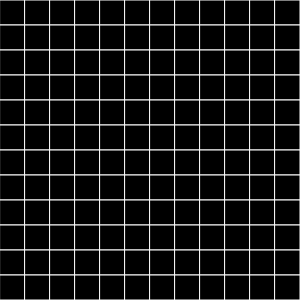
Frame 1 (no input)
Frame 60 (no input): identical to frame 1, image omitted
Frame 120 (the mouse pressed at the canvas centre since frame 60): identical to frame 1, image omitted

The p5.js sketch that drew this single still picture (run headless with seeded random() and noise() and a simulated clock; from frame 60 on, the mouse is pressed at the canvas centre):

// p5.js sketch
// ── sketch.js
let cellSize;
let columns;
let rows;
let board;
let next;
let mainColor = 255;
let accentColor = 0;

// let body = document.getElementsByTagName('body')[0];
// body.style.backgroundColor = `"${toString(accentColor)}"`;

let createBoard = (columns, rows) => {
    let board = new Array(columns);

    for (let i = 0; i < columns; i++) {
        board[i] = new Array(rows);
    }

    return board;
}

function setup() {
    createCanvas(300, 300);

    cellSize = 25;
    columns = floor(width / cellSize);
    rows = floor(width / cellSize);

    board = createBoard(columns, rows);
    next = createBoard(columns, rows);
    init();
}

function draw() {
    background(accentColor);
    stroke(mainColor);
    fill(accentColor);

    for (let i = 0; i < columns; i++) {
        for (let j = 0; j < rows; j++) {
            board[i][j] == 1 ? fill(mainColor) : fill(accentColor);
            rect(i * cellSize, j * cellSize, cellSize, cellSize);
        }
    }
}

function init() {
    for (let i = 0; i < columns; i++) {
        for (let j = 0; j < rows; j++) {
            board[i][j] = 0;
        }
    }
}

function mouseClicked() {
    //input: (mouseX: 90, mouseY: 90)
    let cellClicked = {
        column: floor(mouseX / cellSize),
        row: floor(mouseY / cellSize)
    }
    
    if (cellClicked.column >= 0 && cellClicked.column < columns
        && cellClicked.row >= 0 && cellClicked.row < rows) {
        // console.log(cellClicked.column, cellClicked.row);
        board[cellClicked.column][cellClicked.row] = 1 - board[cellClicked.column][cellClicked.row];
    }

}

// ── style.css
html, body {
    margin: 0;
    padding: 0;
}
  
main {
  display: flex;
  justify-content: center;
  align-items: center;
  height: 100vh;
}
  
